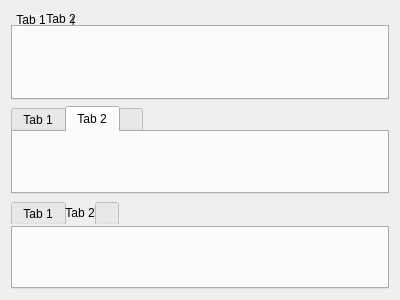
<?xml version="1.0" encoding="UTF-8"?>
<ui version="4.0">
 <class>Form</class>
 <widget class="QWidget" name="Form">
  <property name="geometry">
   <rect>
    <x>0</x>
    <y>0</y>
    <width>400</width>
    <height>300</height>
   </rect>
  </property>
  <property name="windowTitle">
   <string>Form</string>
  </property>
  <property name="styleSheet">
   <string notr="true"/>
  </property>
  <layout class="QVBoxLayout" name="verticalLayout">
   <item>
    <widget class="QTabWidget" name="tabWidget">
     <property name="styleSheet">
      <string notr="true"> QTabWidget::pane { / * The tab widget frame * /
             border-top: 2px solid #C2C7CB;
         }

         QTabWidget::tab-bar {
             left: 5px; / * move to the right by 5px * /
         }

         / * Style the tab using the tab sub-control. Note that
             it reads QTabBar _not_ QTabWidget * /
         QTabBar::tab {
             background: qlineargradient(x1: 0, y1: 0, x2: 0, y2: 1,
                                         stop: 0 #E1E1E1, stop: 0.4 #DDDDDD,
                                         stop: 0.5 #D8D8D8, stop: 1.0 #D3D3D3);
             border: 2px solid #C4C4C3;
             border-bottom-color: #C2C7CB; / * same as the pane color * /
             border-top-left-radius: 4px;
             border-top-right-radius: 4px;
             min-width: 8ex;
             padding: 2px;
         }

         QTabBar::tab:selected, QTabBar::tab:hover {
             background: qlineargradient(x1: 0, y1: 0, x2: 0, y2: 1,
                                         stop: 0 #fafafa, stop: 0.4 #f4f4f4,
                                         stop: 0.5 #e7e7e7, stop: 1.0 #fafafa);
         }

         QTabBar::tab:selected {
             border-color: #9B9B9B;
             border-bottom-color: #C2C7CB; / * same as pane color * /
         }

         QTabBar::tab:!selected {
             margin-top: 2px; / * make non-selected tabs look smaller * /
         }


</string>
     </property>
     <property name="currentIndex">
      <number>1</number>
     </property>
     <widget class="QWidget" name="tab">
      <attribute name="title">
       <string>Tab 1</string>
      </attribute>
     </widget>
     <widget class="QWidget" name="tab_3">
      <attribute name="title">
       <string>Tab 2</string>
      </attribute>
     </widget>
     <widget class="QWidget" name="tab_2">
      <attribute name="title">
       <string/>
      </attribute>
     </widget>
    </widget>
   </item>
   <item>
    <widget class="QTabWidget" name="tabWidget_2">
     <property name="styleSheet">
      <string notr="true">QTabWidget::pane { / * The tab widget frame * /
             border-top: 2px solid #C2C7CB;
         }

         QTabWidget::tab-bar {
             left: 5px; / * move to the right by 5px * /
         }

         / * Style the tab using the tab sub-control. Note that
             it reads QTabBar _not_ QTabWidget * /
         QTabBar::tab {
             background: qlineargradient(x1: 0, y1: 0, x2: 0, y2: 1,
                                         stop: 0 #E1E1E1, stop: 0.4 #DDDDDD,
                                         stop: 0.5 #D8D8D8, stop: 1.0 #D3D3D3);
             border: 2px solid #C4C4C3;
             border-bottom-color: #C2C7CB; / * same as the pane color * /
             border-top-left-radius: 4px;
             border-top-right-radius: 4px;
             min-width: 8ex;
             padding: 2px;
         }

         QTabBar::tab:selected, QTabBar::tab:hover {
             background: qlineargradient(x1: 0, y1: 0, x2: 0, y2: 1,
                                         stop: 0 #fafafa, stop: 0.4 #f4f4f4,
                                         stop: 0.5 #e7e7e7, stop: 1.0 #fafafa);
         }

         QTabBar::tab:selected {
             border-color: #9B9B9B;
             border-bottom-color: #C2C7CB; / * same as pane color * /
         }

         QTabBar::tab:!selected {
             margin-top: 2px; / * make non-selected tabs look smaller * /
         }

         / * make use of negative margins for overlapping tabs * /
         QTabBar::tab:selected {
             / * expand/overlap to the left and right by 4px * /
             margin-left: -4px;
             margin-right: -4px;
         }

         QTabBar::tab:first:selected {
             margin-left: 0; / * the first selected tab has nothing to overlap with on the left * /
         }

         QTabBar::tab:last:selected {
             margin-right: 0; / * the last selected tab has nothing to overlap with on the right * /
         }

         QTabBar::tab:only-one {
             margin: 0; / * if there is only one tab, we don't want overlapping margins * /
         }</string>
     </property>
     <property name="currentIndex">
      <number>1</number>
     </property>
     <widget class="QWidget" name="tab_4">
      <attribute name="title">
       <string>Tab 1</string>
      </attribute>
     </widget>
     <widget class="QWidget" name="tab_7">
      <attribute name="title">
       <string>Tab 2</string>
      </attribute>
     </widget>
     <widget class="QWidget" name="tab_5">
      <attribute name="title">
       <string/>
      </attribute>
     </widget>
    </widget>
   </item>
   <item>
    <widget class="QTabWidget" name="tabWidget_3">
     <property name="styleSheet">
      <string notr="true"> QTabWidget::pane { / * The tab widget frame * /
             border-top: 2px solid #C2C7CB;
             position: absolute;
             top: -0.5em;
         }

         QTabWidget::tab-bar {
             alignment: center;
         }

         / * Style the tab using the tab sub-control. Note that
             it reads QTabBar _not_ QTabWidget * /
         QTabBar::tab {
             background: qlineargradient(x1: 0, y1: 0, x2: 0, y2: 1,
                                         stop: 0 #E1E1E1, stop: 0.4 #DDDDDD,
                                         stop: 0.5 #D8D8D8, stop: 1.0 #D3D3D3);
             border: 2px solid #C4C4C3;
             border-bottom-color: #C2C7CB; / * same as the pane color * /
             border-top-left-radius: 4px;
             border-top-right-radius: 4px;
             min-width: 8ex;
             padding: 2px;
         }

         QTabBar::tab:selected, QTabBar::tab:hover {
             background: qlineargradient(x1: 0, y1: 0, x2: 0, y2: 1,
                                         stop: 0 #fafafa, stop: 0.4 #f4f4f4,
                                         stop: 0.5 #e7e7e7, stop: 1.0 #fafafa);
         }

         QTabBar::tab:selected {
             border-color: #9B9B9B;
             border-bottom-color: #C2C7CB; / * same as pane color * /
         }</string>
     </property>
     <property name="currentIndex">
      <number>1</number>
     </property>
     <widget class="QWidget" name="tab_6">
      <attribute name="title">
       <string>Tab 1</string>
      </attribute>
     </widget>
     <widget class="QWidget" name="tab_9">
      <attribute name="title">
       <string>Tab 2</string>
      </attribute>
     </widget>
     <widget class="QWidget" name="tab_8">
      <attribute name="title">
       <string/>
      </attribute>
     </widget>
    </widget>
   </item>
  </layout>
 </widget>
 <resources/>
 <connections/>
</ui>
